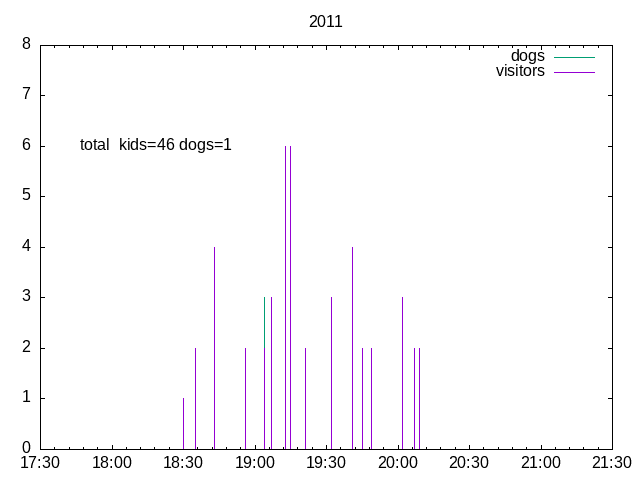

This chart was generated by the following gnuplot code:
set xdata time
set timefmt "%H:%M"
set xrange ["17:30":"21:30"]
set yrange [0:8]
set ytics 0,1
set format x "%H:%M"
set title '2011'
set terminal png
set output '2011.png'
set label 1 "total  kids=46 dogs=1" at 64000,6
plot '2011.dat' index 1 using 1:2 with impulses title 'dogs' lt 2, '2011.dat' index 0 using 1:2 with impulses title 'visitors' lt 1
